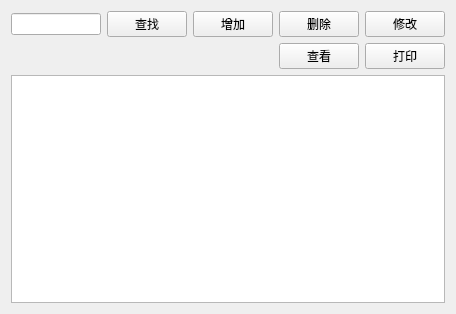
<?xml version="1.0" encoding="UTF-8"?>
<ui version="4.0">
 <class>Prescription_Detail_View</class>
 <widget class="QWidget" name="Prescription_Detail_View">
  <property name="geometry">
   <rect>
    <x>0</x>
    <y>0</y>
    <width>456</width>
    <height>314</height>
   </rect>
  </property>
  <property name="windowTitle">
   <string>处方管理</string>
  </property>
  <layout class="QGridLayout" name="gridLayout">
   <item row="0" column="0">
    <layout class="QVBoxLayout" name="verticalLayout">
     <item>
      <layout class="QHBoxLayout" name="horizontalLayout">
       <item>
        <widget class="QLineEdit" name="txtSearch"/>
       </item>
       <item>
        <widget class="QPushButton" name="btSearch">
         <property name="text">
          <string>查找</string>
         </property>
        </widget>
       </item>
       <item>
        <widget class="QPushButton" name="btAdd">
         <property name="text">
          <string>增加</string>
         </property>
        </widget>
       </item>
       <item>
        <widget class="QPushButton" name="btDelete">
         <property name="text">
          <string>删除</string>
         </property>
        </widget>
       </item>
       <item>
        <widget class="QPushButton" name="btModify">
         <property name="text">
          <string>修改</string>
         </property>
        </widget>
       </item>
      </layout>
     </item>
     <item>
      <layout class="QHBoxLayout" name="horizontalLayout_3">
       <item>
        <spacer name="horizontalSpacer">
         <property name="orientation">
          <enum>Qt::Orientation::Horizontal</enum>
         </property>
         <property name="sizeHint" stdset="0">
          <size>
           <width>40</width>
           <height>20</height>
          </size>
         </property>
        </spacer>
       </item>
       <item>
        <layout class="QHBoxLayout" name="horizontalLayout_2">
         <item>
          <widget class="QPushButton" name="btView">
           <property name="text">
            <string>查看</string>
           </property>
          </widget>
         </item>
         <item>
          <widget class="QPushButton" name="btPrint">
           <property name="text">
            <string>打印</string>
           </property>
          </widget>
         </item>
        </layout>
       </item>
      </layout>
     </item>
    </layout>
   </item>
   <item row="1" column="0">
    <widget class="QTableView" name="tableView"/>
   </item>
  </layout>
 </widget>
 <resources/>
 <connections/>
</ui>
